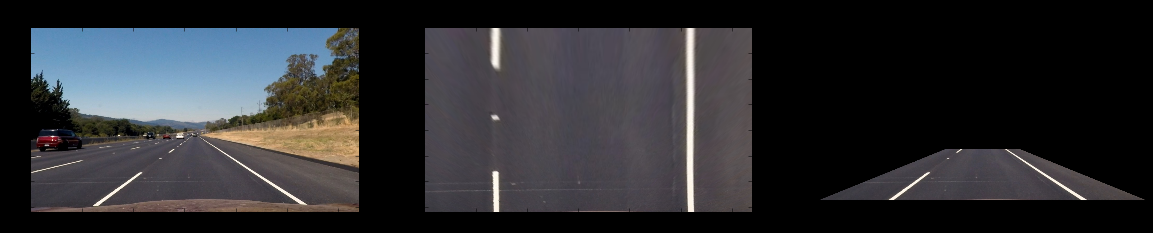
#> input picture Phần mềm giả lập và code mẫu/data/birdview.png, 1153 x 233 px; its folder holds only this picture in this run
$ python -i controller.py   (imports and definitions only)
#> lines starting #> are read from the running program, lines starting #| are printed output that depends on the picture; after the words box and inside, x2 and y2 are one past the last pixel; in counts of white or black regions, pixels touching at a corner belong together
#> further down, picture is the input picture: shape (233, 1153, 3); mean B, G, R 47.6, 44.5, 43.8
import cv2
import numpy as np
import socket
from config import CONTROL_IP, CONTROL_PORT
# [1 line that did not run here, left out]
# [1 line not run here, left out]

# [52 lines left out: functions set_control_ip, send_control, calculate_control_signal, not called in this run]


def grayscale(img):
    """Convert image to grayscale"""
    return cv2.cvtColor(img, cv2.COLOR_BGR2GRAY)
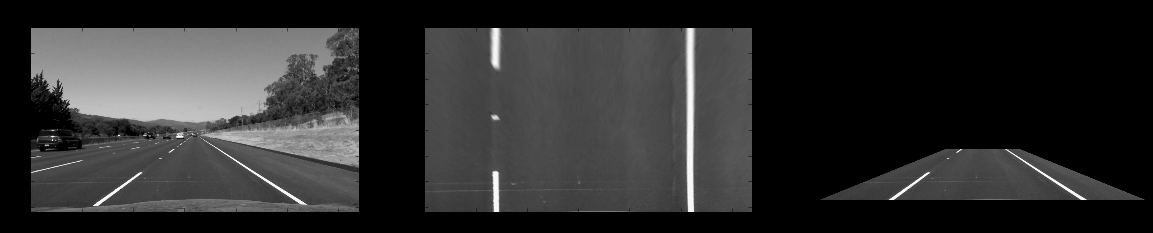
#> returned value: shape (233, 1153); min 0, max 254, mean 44.6


def canny(img, low_threshold, high_threshold):
    """Apply Canny edge detection"""
#> called with low_threshold = 100, high_threshold = 200
    return cv2.Canny(img, low_threshold, high_threshold)
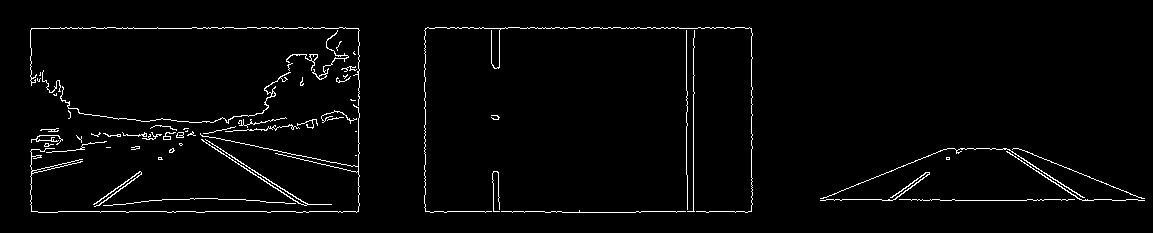
#> returned value: shape (233, 1153); 2.4% white in thin lines or dots, all inside (x1, y1, x2, y2) = (30, 27, 1145, 213)


def gaussian_blur(img, kernel_size):
    """Apply a Gaussian blur"""
    return cv2.GaussianBlur(img, (kernel_size, kernel_size), 0)


def birdview_transform(img):
    """Get birdview image"""
    IMAGE_H = 160
    IMAGE_W = 320

    src = np.float32([[0, IMAGE_H], [320, IMAGE_H], [
        0, IMAGE_H // 3], [IMAGE_W, IMAGE_H // 3]])
    dst = np.float32([[90, IMAGE_H], [230, IMAGE_H],
                      [-10, 0], [IMAGE_W + 10, 0]])
    M = cv2.getPerspectiveTransform(src, dst)  # The transformation matrix
    warped_img = cv2.warpPerspective(
        img, M, (IMAGE_W, IMAGE_H))  # Image warping
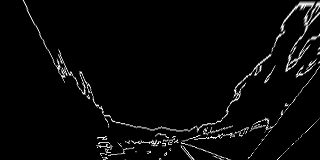
#> warped_img: shape (160, 320); min 0, max 255, mean 8.2
    return warped_img


def preprocess(img):
    """Preprocess image to get a birdview image of lane lines"""

    img = grayscale(img)
    img = gaussian_blur(img, 3)
    img = canny(img, 100, 200)

    img = birdview_transform(img)

    return img

number_of_lines = 2
preLeft = [-1] * number_of_lines
preRight = [-1] * number_of_lines

def fix_point(type, curLeft, curRight, lanewidth):
    left = curLeft
    right = curRight
    if preLeft[type] != -1 and preRight[type] != -1:
        if curLeft != -1 and curRight != -1:
            if curRight - curLeft >= lanewidth - 50:
                left = curLeft
                right = curRight
            else:
                curMin = abs(curLeft - preLeft[type])
                left = curLeft
                right = left + lanewidth

                if abs(curRight - preRight[type]) < curMin:
                    curMin = abs(curRight - preRight[type])
                    right = curRight
                    left = right - lanewidth

                if abs(curLeft - preRight[type]) < curMin:
                    curMin = abs(curLeft - preRight[type])
                    right = curLeft
                    left = right - lanewidth

                if abs(curRight - preLeft[type]) < curMin:
                    curMin = abs(curRight - preLeft[type])
                    left = curRight
                    right = left + lanewidth

        else:
            if curLeft == curRight == -1:
                left = preLeft[type]
                right = preRight[type]
            elif curLeft == -1 or curRight == -1:
                if curLeft == -1:
                    if (abs(curRight - preRight[type])) <= abs((curRight - preLeft[type])):
                        right = curRight
                        left = right - lanewidth
                    else:
                        left = curRight
                        right = left + lanewidth
                else:
                    if (abs(curLeft - preLeft[type])) <= abs(curLeft - preRight[type]):
                        left = curLeft
                        right = left + lanewidth
                    else:
                        right = curLeft
                        left = right - lanewidth
            else:
                left = curLeft
                right = curRight
    else:
        if curLeft == curRight == -1:
            return -1, -1

        if curLeft == -1 or curRight == -1:
            if curRight == -1:
                left = curLeft
                right = left + lanewidth
            else:
                right = curRight
                left = right - lanewidth


    preLeft[type] = left
    preRight[type] = right

    return left, right

def find_lane_lines(image, draw=False):
    """Find lane lines from color image"""
    image = preprocess(image)
    im_height, im_width = image.shape[:2]
#> im_height = 160; im_width = 320

    if draw:
        viz_img = cv2.cvtColor(image, cv2.COLOR_GRAY2BGR)

    # Interested line to determine lane center
    global number_of_lines
    height_of_interested_lines = []
    lane_width = []
    height = 0.75
    width = 160

    for line in range(number_of_lines):
        height_of_interested_lines.append(int(im_height * height))
        lane_width.append(width)
        height-= 0.25
        width+= 16
#> after the loop, height = 0.25; height_of_interested_lines = [120, 80]; lane_width = [160, 176]; width = 192

    if draw:
        for height in height_of_interested_lines:
            cv2.line(viz_img, (0, height), (im_width, height), (0, 0, 255), 2)

    interested_lines = []
    for height in height_of_interested_lines:
        interested_lines.append(image[height, : ])
#> after the loop, interested_lines = 2 items


    # Determine left point and right point
    left_points = [-1] * number_of_lines
    right_points = [-1] * number_of_lines

    center = im_width // 2
#> center = 160

    for it in range(number_of_lines):
        for x in range(center, 0, -1):
            if interested_lines[it][x] > 0:
                left_points[it] = x
                break
        for x in range(center + 1, im_width):
            if interested_lines[it][x] > 0:
                right_points[it] = x
                break
        left_points[it], right_points[it] = fix_point(it, left_points[it], right_points[it], lane_width[it])
#> after the loop, left_points = [114, 85]; right_points = [217, 241]

    if draw:
        if left_points[0] != -1:
            viz_img = cv2.circle(viz_img, (left_points[0], height_of_interested_lines[0]), 7, (255, 255, 0), -1)
        if left_points[1] != -1:
            viz_img = cv2.circle(viz_img, (left_points[1], height_of_interested_lines[1]), 7, (255, 255, 0), -1)
        if right_points[0] != -1:
            viz_img = cv2.circle(viz_img, (right_points[0], height_of_interested_lines[0]), 7, (0, 255, 0), -1)
        if right_points[1] != -1:
            viz_img = cv2.circle(viz_img, (right_points[1], height_of_interested_lines[1]), 7, (0, 255, 0), -1)

    if draw:
        return number_of_lines, left_points, right_points, center, viz_img
    else:
        return number_of_lines, left_points, right_points, center

>>> import cv2
>>> picture = cv2.imread('../../../Phần mềm giả lập và code mẫu/data/birdview.png')
>>> result = find_lane_lines(picture)
#> result = (2, [114, 85], [217, 241], 160)

$ run again, on Phần mềm giả lập và code mẫu/data/detect-lane-lines.png
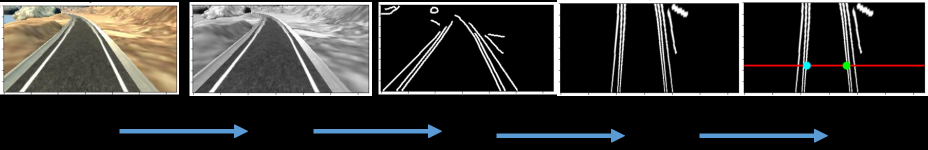
#> input picture Phần mềm giả lập và code mẫu/data/detect-lane-lines.png, 1855 x 299 px (shown at 1/2 size)
#> picture is the input picture: shape (299, 1855, 3); mean B, G, R 49.4, 51.4, 52.2
#> in canny, `return cv2.Canny(img, low_threshold, high_threshold)`:
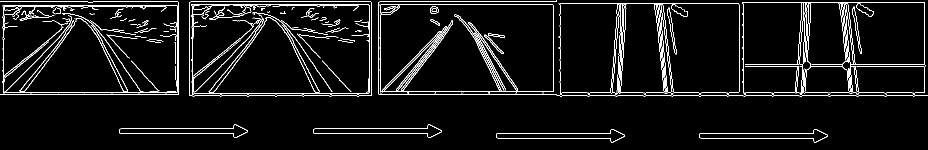
#> returned value: shape (299, 1855) (shown at 1/2 size); 5.1% white in thin lines or dots
#> in birdview_transform, `warped_img = cv2.warpPerspective( img, M, (IMAGE_W, IMAGE_H))`:
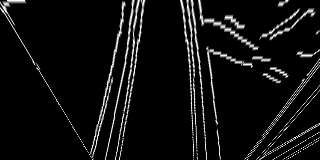
#> warped_img: shape (160, 320); min 0, max 255, mean 15.8
#> after the loop in find_lane_lines, `for height in height_of_interested_lines:`: interested_lines = 2 items
#> result = (2, [126, 133], [191, 190], 160)
